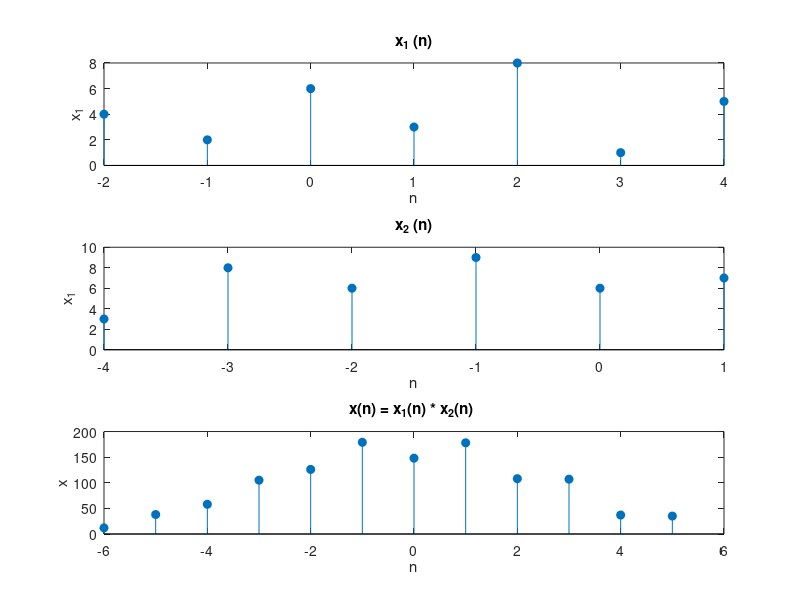

The MATLAB script that drew this image:
%% PART B example: Convolution sum
clc; clear; close all;
format compact;

% Defining variables and needed parameters
x1 = [4 2 6 3 8 1 5];      % signal 01
n1 = -2:4;                 % index for signal 01
x2 = [3 8 6 9 6 7];        % signal 02
n2 = -4:1;                 % index for signal 02
kmin = n1(1)+n2(1);        % left edge of convolved result
kmax = n1(end)+n2(end);    % Right edge of the convolved result

% Doing convolution
y = conv(x1, x2);          % getting convolved result
k = kmin:kmax;             % generating index of the result

% Plotting the results
subplot (311) ,stem (n1,x1 ,"filled"), title ("x_1 (n)"); xlabel ("n"); ylabel ("x_1");
subplot (312) ,stem (n2,x2 ,"filled"), title ("x_2 (n)"); xlabel ("n"); ylabel ("x_1");
subplot (313) ,stem (k,y,"filled"), title ("x(n) = x_1(n) * x_2(n) ");
xlabel ("n"); ylabel ("x");
